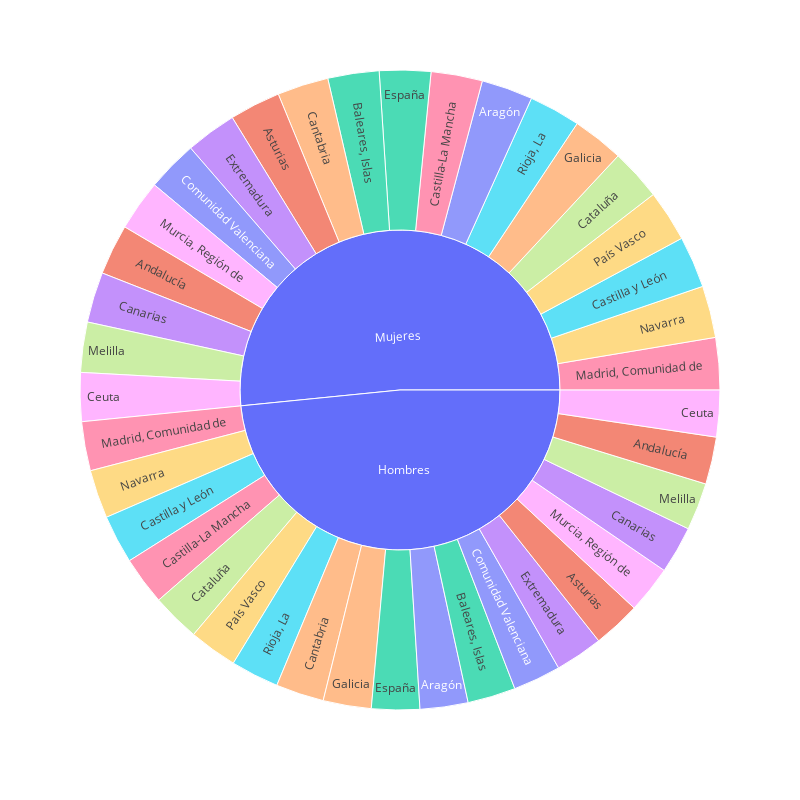

The notebook cell this image was saved under:
### Code cell
df = pd.read_excel('C:\\Users\\guill\\Desktop\\esperanza.xlsx')
fig = px.sunburst(df, path=['Sexo', 'Territorio'], values='Esperanza_vida', color='Territorio', width=800, height=800)
fig.show()

### Figure 1 — Plotly figure (JSON) as saved in the notebook; plotly's stock layout.template omitted (floating-point values rounded to 4 significant figures)
{"data": [{"branchvalues": "total", "customdata": [["Aragón"], ["Aragón"], ["Asturias"], ["Asturias"], ["Baleares, Islas"], ["Baleares, Islas"], ["Canarias"], ["Canarias"], ["Cantabria"], ["Cantabria"], ["Castilla y León"], ["Castilla y León"], ["Castilla-La Mancha"], ["Castilla-La Mancha"], ["Cataluña"], ["Cataluña"], ["Ceuta"], ["Ceuta"], ["País Vasco"], ["País Vasco"], ["Comunidad Valenciana"], ["Comunidad Valenciana"], ["Andalucía"], ["Andalucía"], ["España"], ["España"], ["Extremadura"], ["Extremadura"], ["Galicia"], ["Galicia"], ["Rioja, La"], ["Rioja, La"], ["Madrid, Comunidad de"], ["Madrid, Comunidad de"], ["Melilla"], ["Melilla"], ["Murcia, Región de"], ["Murcia, Región de"], ["Navarra"], ["Navarra"], ["(?)"], ["(?)"]], "domain": {"x": [0, 1], "y": [0, 1]}, "hovertemplate": "labels=%{label}<br>Esperanza_vida=%{value}<br>parent=%{parent}<br>id=%{id}<br>Territorio=%{customdata[0]}<extra></extra>", "ids": ["Hombres/Aragón", "Mujeres/Aragón", "Hombres/Asturias", "Mujeres/Asturias", "Hombres/Baleares, Islas", "Mujeres/Baleares, Islas", "Hombres/Canarias", "Mujeres/Canarias", "Mujeres/Cantabria", "Hombres/Cantabria", "Hombres/Castilla y León", "Mujeres/Castilla y León", "Hombres/Castilla-La Mancha", "Mujeres/Castilla-La Mancha", "Mujeres/Cataluña", "Hombres/Cataluña", "Hombres/Ceuta", "Mujeres/Ceuta", "Mujeres/País Vasco", "Hombres/País Vasco", "Hombres/Comunidad Valenciana", "Mujeres/Comunidad Valenciana", "Hombres/Andalucía", "Mujeres/Andalucía", "Mujeres/España", "Hombres/España", "Hombres/Extremadura", "Mujeres/Extremadura", "Hombres/Galicia", "Mujeres/Galicia", "Hombres/Rioja, La", "Mujeres/Rioja, La", "Mujeres/Madrid, Comunidad de", "Hombres/Madrid, Comunidad de", "Hombres/Melilla", "Mujeres/Melilla", "Hombres/Murcia, Región de", "Mujeres/Murcia, Región de", "Hombres/Navarra", "Mujeres/Navarra", "Hombres", "Mujeres"], "labels": ["Aragón", "Aragón", "Asturias", "Asturias", "Baleares, Islas", "Baleares, Islas", "Canarias", "Canarias", "Cantabria", "Cantabria", "Castilla y León", "Castilla y León", "Castilla-La Mancha", "Castilla-La Mancha", "Cataluña", "Cataluña", "Ceuta", "Ceuta", "País Vasco", "País Vasco", "Comunidad Valenciana", "Comunidad Valenciana", "Andalucía", "Andalucía", "España", "España", "Extremadura", "Extremadura", "Galicia", "Galicia", "Rioja, La", "Rioja, La", "Madrid, Comunidad de", "Madrid, Comunidad de", "Melilla", "Melilla", "Murcia, Región de", "Murcia, Región de", "Navarra", "Navarra", "Hombres", "Mujeres"], "marker": {"colors": ["#636efa", "#636efa", "#EF553B", "#EF553B", "#00cc96", "#00cc96", "#ab63fa", "#ab63fa", "#FFA15A", "#FFA15A", "#19d3f3", "#19d3f3", "#FF6692", "#FF6692", "#B6E880", "#B6E880", "#FF97FF", "#FF97FF", "#FECB52", "#FECB52", "#636efa", "#636efa", "#EF553B", "#EF553B", "#00cc96", "#00cc96", "#ab63fa", "#ab63fa", "#FFA15A", "#FFA15A", "#19d3f3", "#19d3f3", "#FF6692", "#FF6692", "#B6E880", "#B6E880", "#FF97FF", "#FF97FF", "#FECB52", "#FECB52", "#636efa", "#636efa"]}, "name": "", "parents": ["Hombres", "Mujeres", "Hombres", "Mujeres", "Hombres", "Mujeres", "Hombres", "Mujeres", "Mujeres", "Hombres", "Hombres", "Mujeres", "Hombres", "Mujeres", "Mujeres", "Hombres", "Hombres", "Mujeres", "Mujeres", "Hombres", "Hombres", "Mujeres", "Hombres", "Mujeres", "Mujeres", "Hombres", "Hombres", "Mujeres", "Hombres", "Mujeres", "Hombres", "Mujeres", "Mujeres", "Hombres", "Hombres", "Mujeres", "Hombres", "Mujeres", "Hombres", "Mujeres", "", ""], "type": "sunburst", "values": [80.22, 85.94, 79.65, 85.14, 80.19, 85.64, 79.28, 84.3, 85.57, 80.43, 80.99, 86.46, 80.89, 85.83, 86.09, 80.78, 77.95, 81.45, 86.12, 80.72, 79.84, 85.08, 79.17, 84.54, 85.74, 80.36, 79.77, 85.14, 80.38, 86.01, 80.46, 86, 87.11, 82.08, 79.22, 83.84, 79.32, 84.85, 81.05, 86.67, 1603.0, 1708.0]}], "layout": {"height": 800, "legend": {"tracegroupgap": 0}, "margin": {"t": 60}, "width": 800}}
